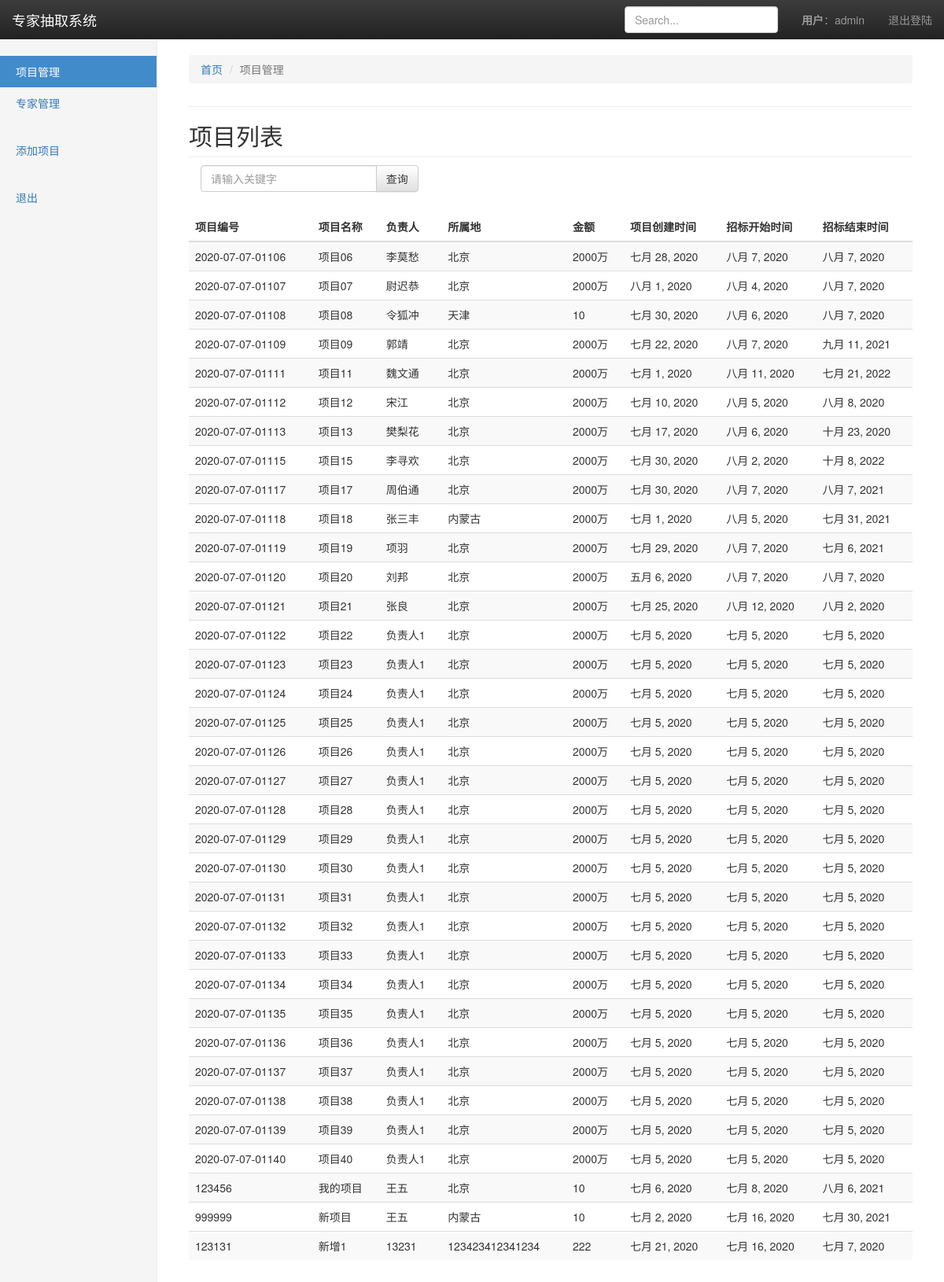
The page /program/list (signed in) on the database as committed earlier.
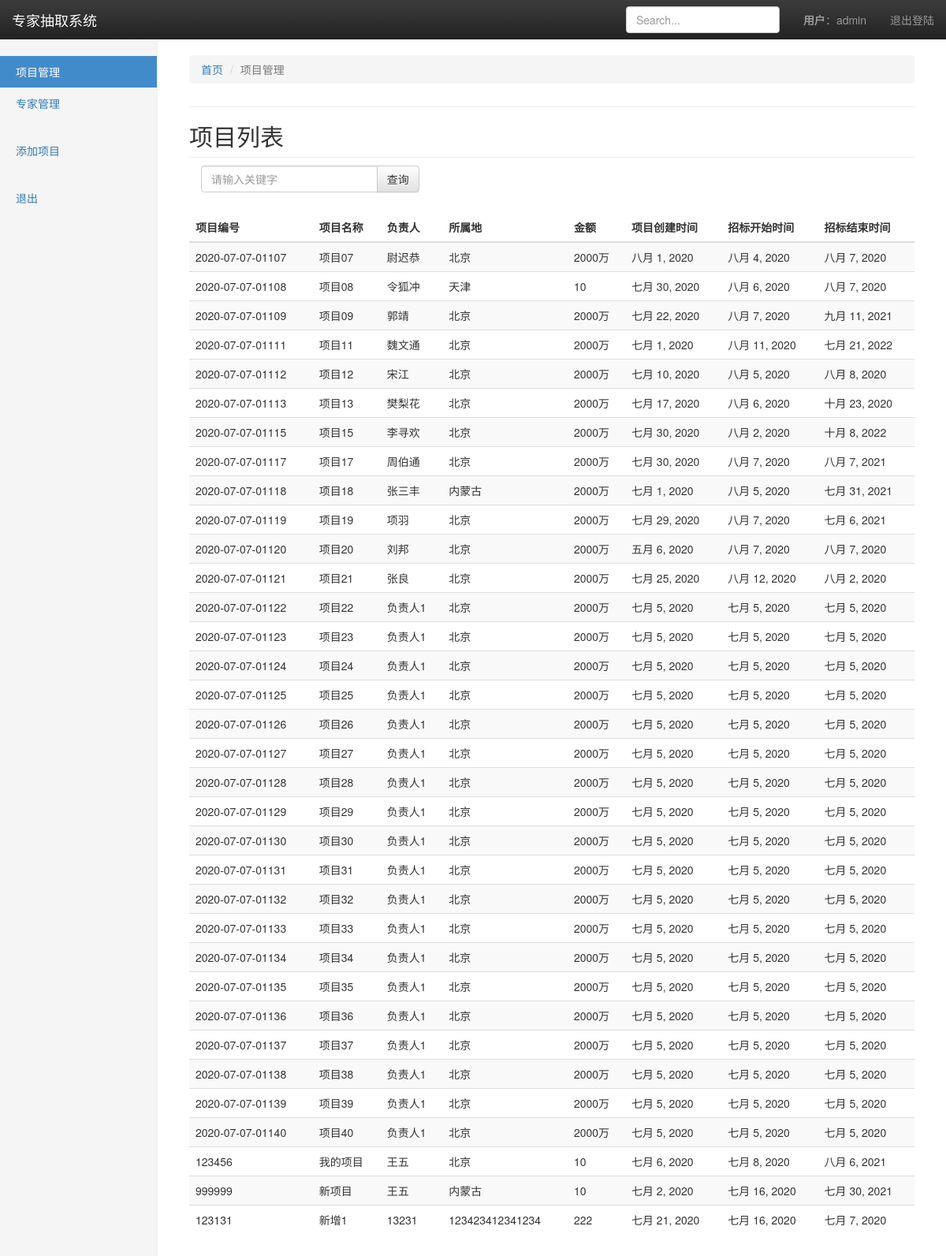
The same page on the database as committed later.
### program/models.py (models this page shows, shortened)
class Program(models.Model):
    id = models.AutoField(primary_key=True)
    visible = models.BooleanField(default=True)
    seq = models.CharField(max_length=100, null=False, verbose_name="项目编号")
    name = models.CharField(max_length=500, verbose_name="项目名称", null=False)
    desp = models.CharField(max_length=1000, verbose_name="项目描述", null=True)
    responser = models.CharField(max_length=100, verbose_name="项目负责人", null=False)
    location = models.CharField(max_length=100, verbose_name="所属地", null=True)
    money = models.CharField(max_length=100, null=True,verbose_name="招标金额")
    program_date = models.DateField(verbose_name="创建时间")
    start_date = models.DateField(verbose_name="评标开始时间")
    end_date = models.DateField(verbose_name="评标截止时间")
    class Meta:
        verbose_name = '项目'
        verbose_name_plural = verbose_name

### program/views.py (the view)
# urls.py: path('list', views.program_list, name='index'),
def program_list(request):
    if request.user.username == "admin":
        program_list = Program.objects.filter(visible=True)
        return render(request, 'program_list_template.html', {"program_list": program_list})
    else:
       return render(request, 'program_list_template.html', {"program_list": {}})

### template/program_list_template.html (shortened to what this page needs)
<!DOCTYPE html>
{% load static %}
<html lang="zh-CN"><head>
	<link rel="stylesheet" href = "{%static 'css/bootstrap.min.css'%}">
    <link rel="stylesheet" href="{%static 'css/bootstrap-theme.min.css'%}">
  </head>
  <body>
    <nav class="navbar navbar-inverse navbar-fixed-top">
      <div class="container-fluid">
        <div class="navbar-header">
          <a class="navbar-brand" href="#">专家抽取系统</a>
        </div>
        <div id="navbar" class="navbar-collapse collapse">
          <ul class="nav navbar-nav navbar-right">
            {% if user.is_authenticated %}
            <li class="nav-item dropdown">
              <a><strong>用户</strong>：{{ user.username }}</a>
            </li>
            <li class="nav-item dropdown">
              <a href="/experts/login_out/">退出登陆</a>
            </li>
            {% else %}
            <li class="nav-item">
              <a class="nav-link" href="/experts/login/">登录</a>
            </li>
            {% endif %}
          </ul>
          <form class="navbar-form navbar-right">
            <input type="text" class="form-control" placeholder="Search...">
          </form>
        </div>
      </div>
    </nav>
    <div class="container-fluid">
      <div class="row">
        <div class="col-sm-3 col-md-2 sidebar">
          <ul class="nav nav-sidebar">
            <li class="active"><a href="{% url 'index' %}">项目管理 <span class="sr-only">(current)</span></a></li>
			<li><a href="{% url 'list' %}">专家管理</a></li>
          </ul>
          <ul class="nav nav-sidebar">
			<li><a href="{% url 'addProgram' %}">添加项目</a></li>
          </ul>
          <ul class="nav nav-sidebar">
			<li><a href="{% url 'login' %}">退出</a></li>
          </ul>
        </div>
        <div class="col-sm-9 col-sm-offset-3 col-md-10 col-md-offset-2 main">
		<div class="page-header">
			<ol class="breadcrumb">
				<li><a href="/program/list">首页</a></li>
				<li class="active">项目管理</li>
			</ol>
		</div>
          <h2 class="sub-header">项目列表</h2>
		  <div class="col-sm-4">
		  <form method="get" action="/program/search/">
		  <div class="input-group">
		  <input type="text" name="name" class="form-control" placeholder="请输入关键字" required />
		  <span class="input-group-btn">
		  <input type="submit" class="btn btn-default" value="查询" />
		  </span>
		  </div>
		  </form>
		  </div>
		  <br />
		  <br />
		  <br />
          <div class="table-responsive">
            <table class="table table-striped">
              <thead>
                <tr>
                  <th>项目编号</th>
                  <th>项目名称</th>
                  <th>负责人</th>
                  <th>所属地</th>
                  <th>金额</th>
                  <th>项目创建时间</th>
                  <th>招标开始时间</th>
                  <th>招标结束时间</th>
                </tr>
              </thead>
              <tbody>
                {% for item in program_list %}
                <tr   onclick="location.href='/program/detail/{{item.id}}';">
                  <td>{{item.seq}}</td>
                  <td>{{item.name}}</td>
                  <td>{{item.responser}}</td>
                  <td>{{item.location}}</td>
                  <td>{{item.money}}</td>
                  <td>{{item.program_date}}</td>
                  <td>{{item.start_date}}</td>
                  <td>{{item.end_date}}</td>
                </tr>
                {% endfor %}
              </tbody>
            </table>
          </div>
        </div>
      </div>
    </div>
</body>
</html>

### template/program_list_template.html (style rules this page uses)
body { padding-top: 50px; }
.sub-header { padding-bottom: 10px; border-bottom: 1px solid #eee; }
.navbar-fixed-top { border: 0; }
.sidebar { display: none; }
@media (min-width: 768px) { .sidebar { position: fixed; top: 51px; bottom: 0; left: 0; z-index: 1000; display: block; padding: 20px; overflow-x: hidden; overflow-y: auto; background-color: #f5f5f5; border-right: 1px solid #eee; } }
.nav-sidebar { margin-right: -21px; margin-bottom: 20px; margin-left: -20px; }
.nav-sidebar > li > a { padding-right: 20px; padding-left: 20px; }
.nav-sidebar > .active > a, .nav-sidebar > .active > a:hover, .nav-sidebar > .active > a:focus { color: #fff; background-color: #428bca; }
.main { padding: 20px; }
@media (min-width: 768px) { .main { padding-right: 40px; padding-left: 40px; } }
.main .page-header { margin-top: 0; }

Rows that differ between the two databases and show on the page:
no longer on this page (row edited): Program: seq "2020-07-07-01106", name "项目06", responser "李莫愁", location "北京", money "2000万", program_date "七月 28, 2020", start_date "八月 7, 2020", end_date "八月 7, 2020"
